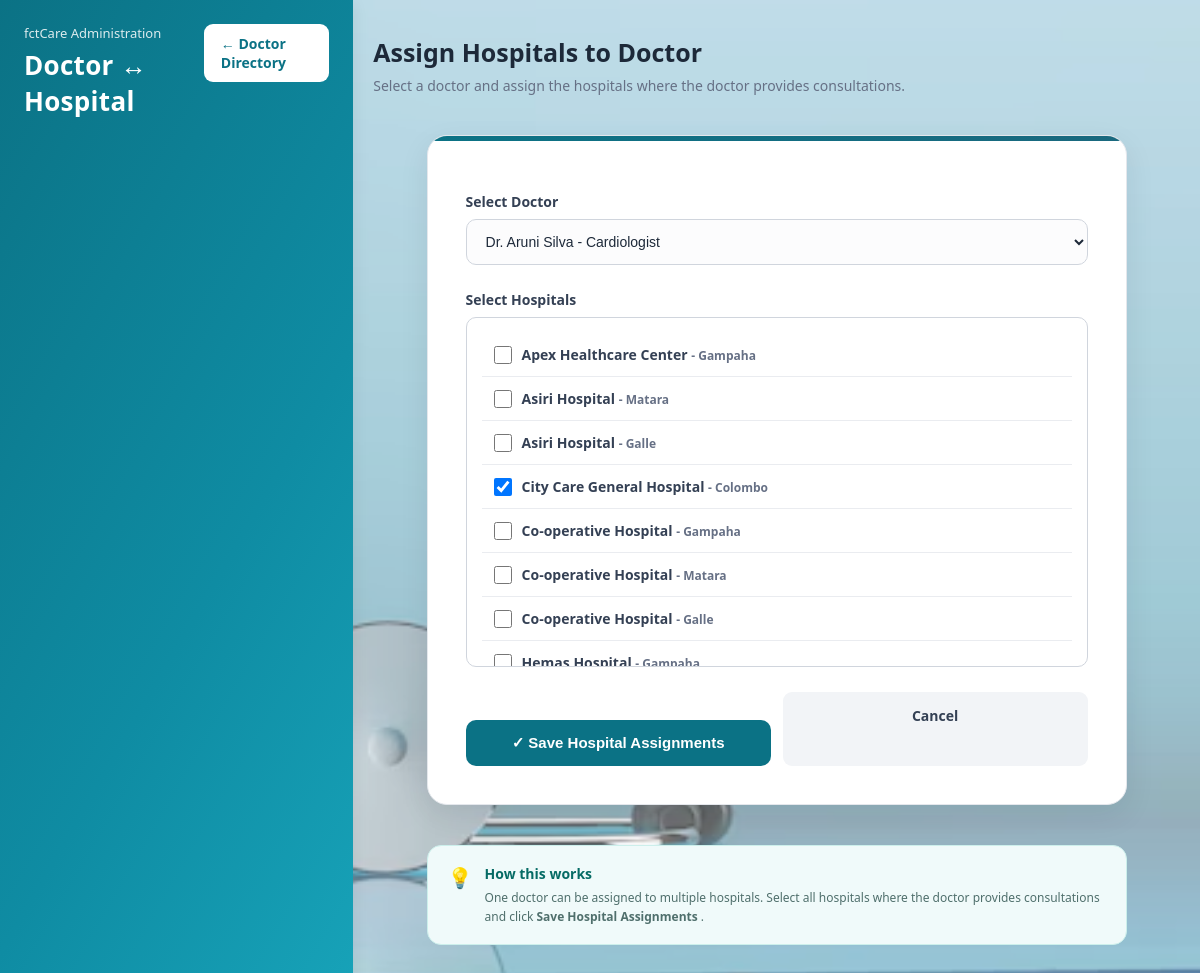
Before: /admin/doctor_hospitals.php?doctor_id=1 (signed in) with the older database file.
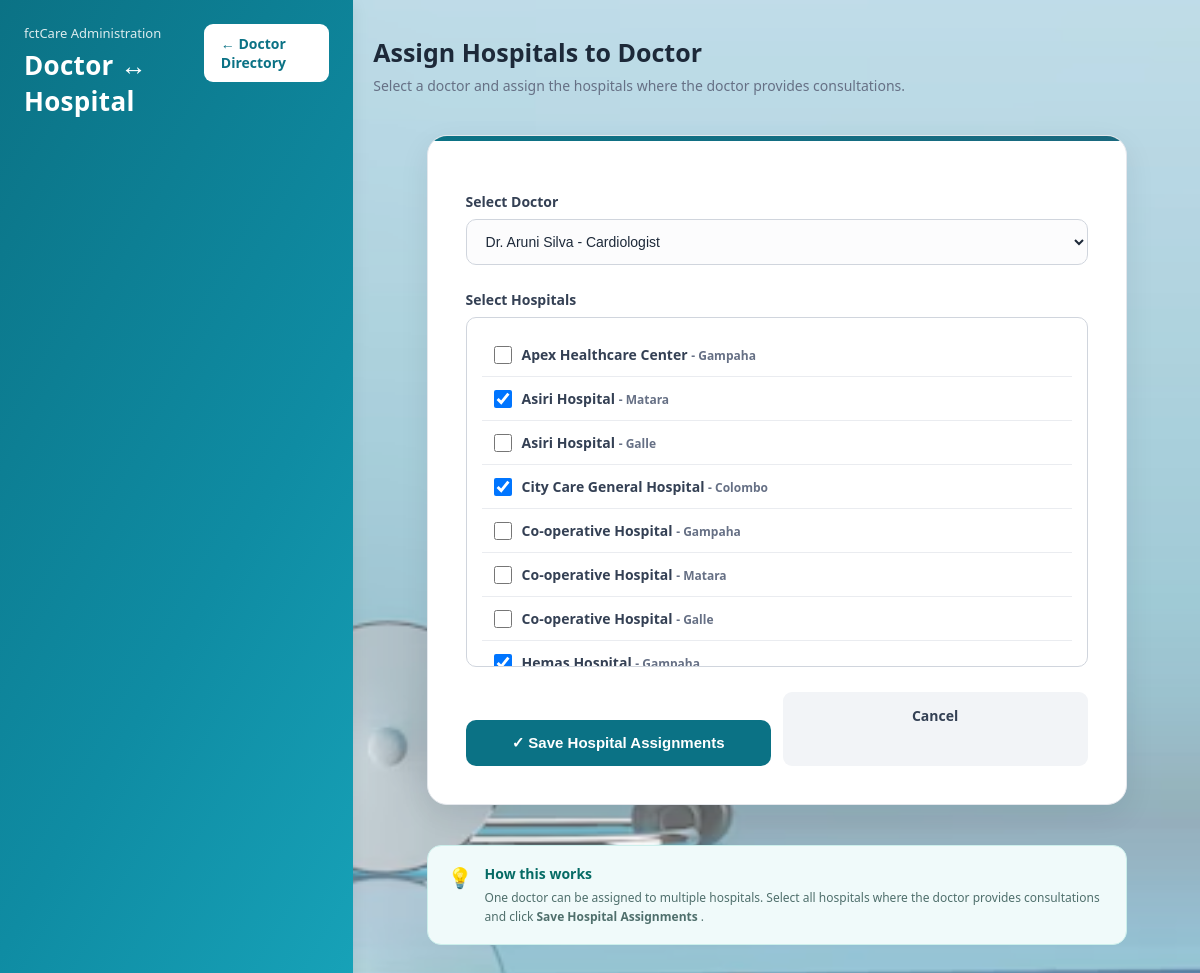
After: the same page with the newer database file.
### tables this page shows
CREATE TABLE `hospitals` (
  `id` int(11) NOT NULL,
  `hospital_code` varchar(50) NOT NULL,
  `name` varchar(150) NOT NULL,
  `district` varchar(50) NOT NULL,
  `telephone` varchar(30) DEFAULT NULL,
  `facilities` text DEFAULT NULL,
  `fee` decimal(10,2) NOT NULL,
  `created_at` timestamp NOT NULL DEFAULT current_timestamp()
);

### admin/doctor_hospitals.php (the view, shortened to what the changed rows need)
<?php
require_once "../backend/config/db.php";
$selected_doctor = intval($_GET["doctor_id"] ?? $_POST["doctor_id"] ?? 0);
$hospitals = $conn->query(
    "SELECT id, name, district
     FROM hospitals
     ORDER BY name ASC"
);
$assigned_hospitals = [];
if ($selected_doctor > 0) {
    $stmt = $conn->prepare(
        "SELECT hospital_id
         FROM doctor_hospitals
         WHERE doctor_id = ?"
    );
    $stmt->bind_param(
        "i",
        $selected_doctor
    );
    $stmt->execute();
    $result = $stmt->get_result();
    while ($row = $result->fetch_assoc()) {
        $assigned_hospitals[] = $row["hospital_id"];
    }
}
?>
<!DOCTYPE html>
<html lang="en">
<head>
    <link
        rel="stylesheet"
        href="admin.css"
    >
</head>
<body style="
    background:
        linear-gradient(rgba(255,255,255,0.35), rgba(255,255,255,0.35)),
        url('../bb.avif') center center / cover no-repeat fixed;
    min-height:100vh;
">
<div class="admin-container">
    <div class="admin-header">
        <div>
            <h1>
                Doctor ↔ Hospital
            </h1>
        </div>
    </div>
    <div class="page-content">
        <div style="
            margin-bottom: 25px;
        ">
            <h2 style="
                font-size: 25px;
                color: #1d2939;
                margin-bottom: 7px;
            ">
                Assign Hospitals to Doctor
            </h2>
        </div>
        <div class="form-container">
            <form method="POST">
                <?php if ($selected_doctor > 0): ?>
                    <div style="
                        border: 1px solid #d0d5dd;
                        border-radius: 10px;
                        padding: 15px;
                        max-height: 350px;
                        overflow-y: auto;
                    ">
                        <?php if ($hospitals && $hospitals->num_rows > 0): ?>
                            <?php while ($hospital = $hospitals->fetch_assoc()): ?>
                                <label style="
                                    display: flex;
                                    align-items: center;
                                    gap: 10px;
                                    padding: 12px;
                                    margin: 0;
                                    border-bottom: 1px solid #eaecf0;
                                    cursor: pointer;
                                ">
                                    <input
                                        type="checkbox"
                                        name="hospitals[]"
                                        value="<?= $hospital["id"] ?>"
                                        <?= in_array(
                                            $hospital["id"],
                                            $assigned_hospitals
                                        ) ? "checked" : "" ?>
                                        style="
                                            width: 18px;
                                            height: 18px;
                                        "
                                    >
                                    <span>
                                        <strong>
                                            <?= htmlspecialchars(
                                                $hospital["name"]
                                            ) ?>
                                        </strong>
                                        <span style="
                                            color: #667085;
                                            font-size: 12px;
                                        ">
                                            -
                                            <?= htmlspecialchars(
                                                $hospital["district"]
                                            ) ?>
                                        </span>
                                    </span>
                                </label>
                            <?php endwhile; ?>
                        <?php endif; ?>
                    </div>
                <?php endif; ?>
            </form>
        </div>
    </div>
</div>
</body>
</html>

Changed rows visible on the page:
changed hospitals (number 2 of 8 on the later page): id "☐" → "☑"
changed hospitals "Hemas Hospital": id "☐" → "☑"
